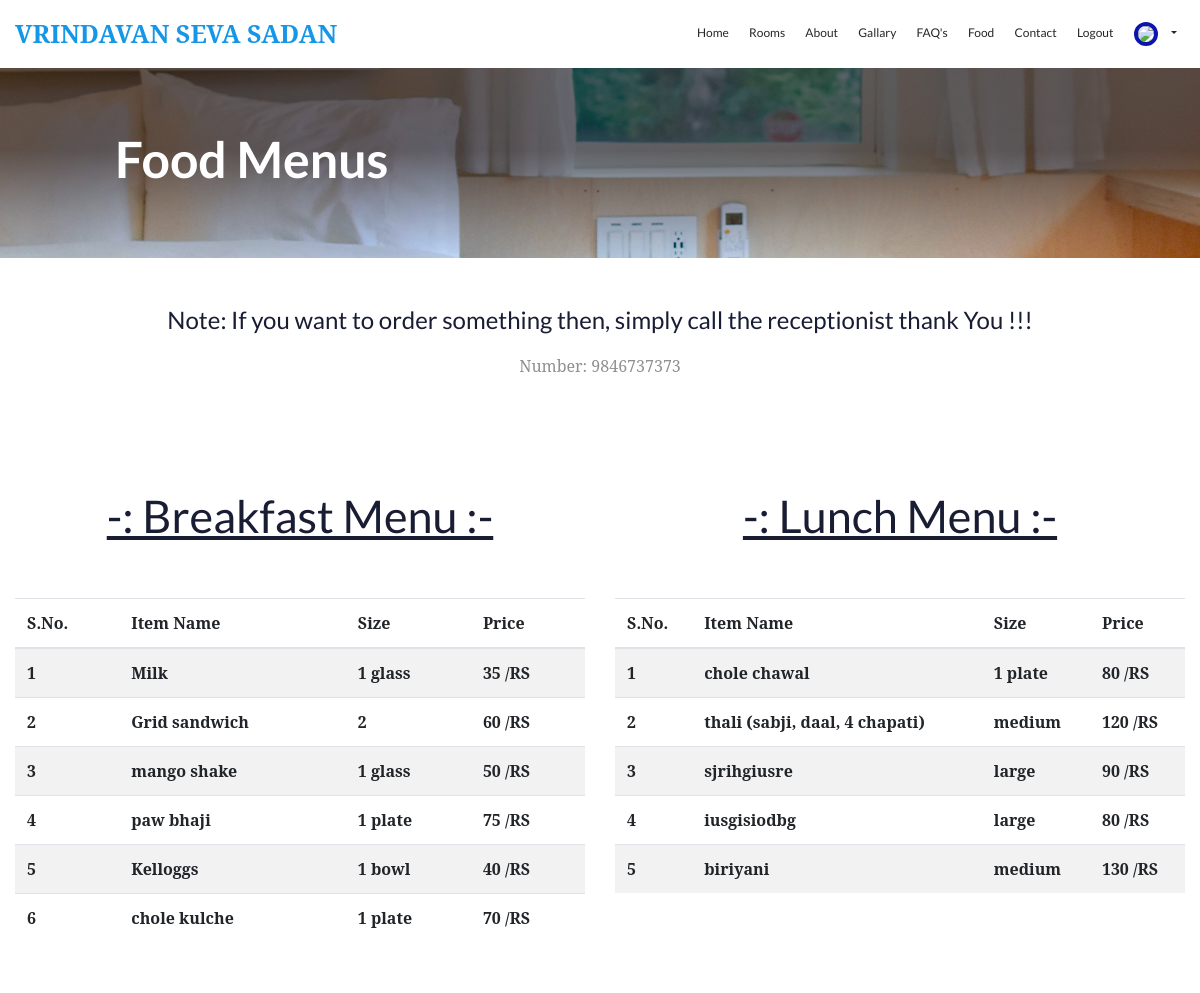
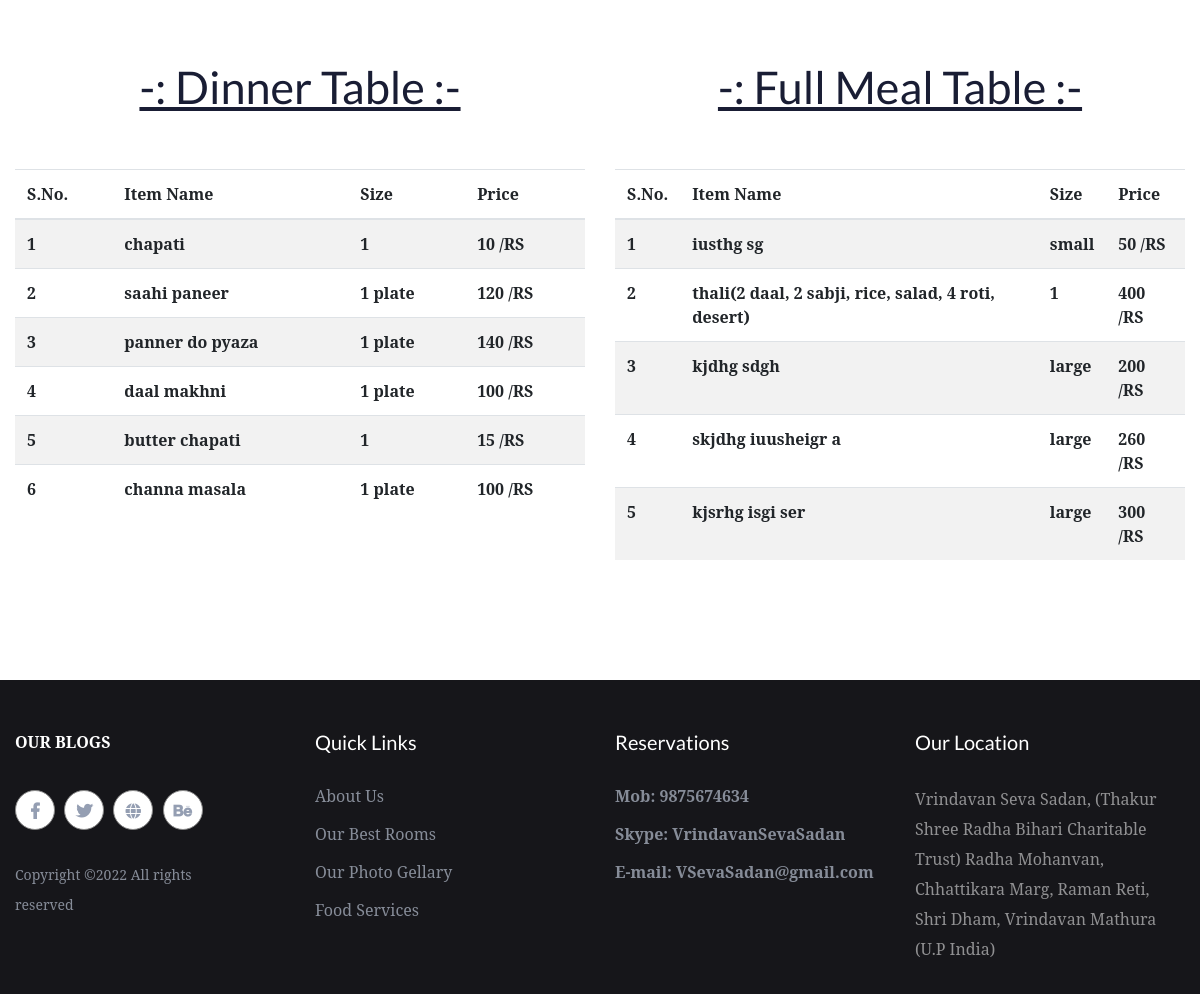
The app's page /foodmenu.php (signed in) with its own data (2 pictures, top to bottom).
### tables this page shows
CREATE TABLE `breakfast` (
  `brakst_id` int(11) NOT NULL,
  `brakst_name` varchar(100) NOT NULL,
  `brakst_size` varchar(100) NOT NULL,
  `brakst_price` varchar(100) NOT NULL
);

CREATE TABLE `lunch` (
  `lunch_id` int(11) NOT NULL,
  `lunch_name` varchar(100) NOT NULL,
  `lunch_size` varchar(100) NOT NULL,
  `lunch_price` varchar(100) NOT NULL
);

CREATE TABLE `dinner` (
  `dinner_id` int(11) NOT NULL,
  `dinner_name` varchar(100) NOT NULL,
  `dinner_size` varchar(100) NOT NULL,
  `dinner_price` varchar(100) NOT NULL
);

CREATE TABLE `fullmeal` (
  `fullmeal_id` int(11) NOT NULL,
  `fullmeal_name` varchar(100) NOT NULL,
  `fullmeal_size` varchar(100) NOT NULL,
  `fullmeal_price` varchar(100) NOT NULL
);

### foodmenu.php (the view, shortened to what this page needs)
<!doctype html>
<html class="no-js" lang="zxx">
    <head>
        <link rel="stylesheet" href="assets/css/bootstrap.min.css">
        <link rel="stylesheet" href="assets/css/owl.carousel.min.css">
        <link rel="stylesheet" href="assets/css/gijgo.css">
        <link rel="stylesheet" href="assets/css/slicknav.css">
        <link rel="stylesheet" href="assets/css/animate.min.css">
        <link rel="stylesheet" href="assets/css/magnific-popup.css">
        <link rel="stylesheet" href="assets/css/fontawesome-all.min.css">
        <link rel="stylesheet" href="assets/css/themify-icons.css">
        <link rel="stylesheet" href="assets/css/themify-icons.css">
        <link rel="stylesheet" href="assets/css/slick.css">
        <link rel="stylesheet" href="assets/css/nice-select.css">
        <link rel="stylesheet" href="assets/css/style.css">
        <link rel="stylesheet" href="assets/css/responsive.css">
   </head>
   <body>
    <div id="preloader-active">
        <div class="preloader d-flex align-items-center justify-content-center">
            <div class="preloader-inner position-relative">
                <div class="preloader-img pere-text">
                    <strong>Hotel</b>
                </div>
            </div>
        </div>
    </div>
    <header>
       <div class="header-area header-sticky">
            <div class="main-header">
                <div class="container">
                    <div class="row align-items-center">
                        <div class="col-xl-4 col-lg-4">
                            <div class="logo">
                               <a href="index.html" style="font-size: 25px;">VRINDAVAN SEVA SADAN</a>
                            </div>
                        </div>
                    <div class="col-xl-8 col-lg-8">
                            <div class="main-menu f-right d-none d-lg-block">
                                <nav>
                                    <ul id="navigation">
                                        <li><a href="index.php">Home</a></li>
                                        <li><a href="rooms.php">Rooms</a></li>
                                        <li><a href="about.php">About</a></li>
                                        <li><a href="galary.php">Gallary</a></li>
                                        <li><a href="faqs.php">FAQ's</a></li>
                                        <li><a href="foodmenu.php">Food</a></li>
                                        <li><a href="contact.php">Contact</a></li>
                                        <?php
                                        if (isset($_SESSION['uname'])) {
                                         ?>
                                            <li><a href='logout.php'>Logout</a></li>
                                            <li><div class='dropdown'>
                                                <a href='' class='dropdown-toggle' data-toggle='dropdown'>
                                                    <?php
                                                    if ($_SESSION["uimg"] == "") {
                                                        echo "<img src='userSection/image/profile.jpg' style='border: 4px solid #0c14b0; border-radius: 50%; height: 50px;' class='mr-2'>";
                                                    }else{ ?>
                                                        <img src='userSection/image/<?php echo $_SESSION["uimg"]; ?>' style='border: 4px solid #0c14b0; border-radius: 50%; height: 50px;' class='mr-2'><?php
                                                    }
                                                     ?>
                                            </a></div></li>
                                            <?php
                                        }else{ ?>
                                            <li><a href='login.php'>Login</a></li>
                                            <li><a href='newAccount.php'>Register</a></li>
                                            <?php
                                        }
                                         ?>
                                    </ul>
                                </nav>
                            </div>
                        </div>
                    </div>
                </div>
            </div>
       </div>
    </header>
    <div class="slider-area">
        <div class="single-slider hero-overly slider-height2 d-flex align-items-center" data-background="assets/img/hero/contact_hero.jpg" >
            <div class="container">
                <div class="row ">
                    <div class="col-md-11 offset-xl-1 offset-lg-1 offset-md-1">
                        <div class="hero-caption">
                            <h2>Food Menus</h2>
                        </div>
                    </div>
                </div>
            </div>
        </div>
    </div>
    <main>
        <h3 class="mt-5 text-center">Note: If you want to order something then, simply call the receptionist thank You !!!</h3>
        <p class="mt-3 text-center">Number: 9846737373</p>
        <div class="container">
          <div class="row">
            <div class="col-lg-6 col-md-6 col-sm-12">
              <h4 class="text-center" style="font-size: 45px;text-decoration: underline;margin-top: 95px;margin-bottom: 55px;">-: Breakfast Menu :-</h4>
              <?php
              include 'admin/DataBaseConnection.php';
              $sql1 = "SELECT * FROM `breakfast`";
              $result1 = mysqli_query($con,$sql1); ?>
              <table class="table table-striped" style="margin-top: 40px">
                <thead>
                  <tr>
                    <th>S.No.</th>
                    <th>Item Name</th>
                    <th>Size</th>
                    <th>Price</th>
                  </tr>
                </thead>
                <tbody>
                <?php
                  $count = 0;
                  if (mysqli_num_rows($result1) >= 1) {
                  while ($row = mysqli_fetch_array($result1)) {
                  $count = $count + 1;
                  ?>
                  <tr>
                    <td><?php echo $count; ?></td>
                    <td><?php echo $row['brakst_name']; ?></td>
                    <td><?php echo $row['brakst_size']; ?></td>
                    <td><?php echo $row['brakst_price']; ?> /RS</td>
                  </tr>
                  <?php }} ?>
                </tbody>
              </table>
            </div>
            <div class="col-lg-6 col-md-6 col-sm-12">
              <h4 class="text-center" style="font-size: 45px;text-decoration: underline;margin-top: 95px;margin-bottom: 55px;">-: Lunch Menu :-</h4>
              <table class="table table-striped" style="margin-top: 40px">
                <?php
                  $sql2 = "SELECT * FROM `lunch`";
                  $result2 = mysqli_query($con,$sql2); ?>
                <thead>
                  <tr>
                    <th>S.No.</th>
                    <th>Item Name</th>
                    <th>Size</th>
                    <th>Price</th>
                  </tr>
                </thead>
                <tbody>
                    <?php
                      $count1 = 0;
                      if (mysqli_num_rows($result2) >= 1) {
                      while ($row = mysqli_fetch_array($result2)) {
                      $count1 = $count1 + 1;
                      ?>
                  <tr>
                    <td><?php echo $count1; ?></td>
                    <td><?php echo $row['lunch_name']; ?></td>
                    <td><?php echo $row['lunch_size']; ?></td>
                    <td><?php echo $row['lunch_price']; ?> /RS</td>
                  </tr>
                  <?php }} ?>
                </tbody>
              </table>
            </div>
          </div>
          <div class="row">
            <div class="col-lg-6 col-md-6 col-sm-12">
              <h4 class="text-center" style="font-size: 45px;text-decoration: underline;margin-top: 95px;margin-bottom: 55px;">-: Dinner Table :-</h4>
              <table class="table table-striped" style="margin-top: 40px; margin-bottom: 120px;">
                <?php
                  $sql3 = "SELECT * FROM `dinner`";
                  $result3 = mysqli_query($con,$sql3); ?>
                <thead>
                  <tr>
                    <th>S.No.</th>
                    <th>Item Name</th>
                    <th>Size</th>
                    <th>Price</th>
                  </tr>
                </thead>
                <tbody>
                    <?php
                      $count3 = 0;
                      if (mysqli_num_rows($result3) >= 1) {
                      while ($row = mysqli_fetch_array($result3)) {
                      $count3 = $count3 + 1;
                      ?>
                  <tr>
                    <td><?php echo $count3; ?></td>
                    <td><?php echo $row['dinner_name']; ?></td>
                    <td><?php echo $row['dinner_size']; ?></td>
                    <td><?php echo $row['dinner_price']; ?> /RS</td>
                  </tr>
                  <?php }} ?>
                </tbody>
              </table>
            </div>
            <div class="col-lg-6 col-md-6 col-sm-12">
              <h4 class="text-center" style="font-size: 45px;text-decoration: underline;margin-top: 95px;margin-bottom: 55px;">-: Full Meal Table :-</h4>
              <table class="table table-striped" style="margin-top: 40px; margin-bottom: 120px;">
                <?php
                  $sql4 = "SELECT * FROM `fullmeal`";
                  $result4 = mysqli_query($con,$sql4); ?>
                <thead>
                  <tr>
                    <th>S.No.</th>
                    <th>Item Name</th>
                    <th>Size</th>
                    <th>Price</th>
                  </tr>
                </thead>
                <tbody>
                    <?php
                      $count4 = 0;
                      if (mysqli_num_rows($result4) >= 1) {
                      while ($row = mysqli_fetch_array($result4)) {
                      $count4 = $count4 + 1;
                      ?>
                  <tr>
                    <td><?php echo $count4; ?></td>
                    <td><?php echo $row['fullmeal_name']; ?></td>
                    <td><?php echo $row['fullmeal_size']; ?></td>
                    <td><?php echo $row['fullmeal_price']; ?> /RS</td>
                  <?php }} ?>
                </tbody>
              </table>
            </div>
          </div>
        </div>
    </main>
    <footer>
        <div class="footer-area black-bg pt-50">
            <div class="container-fluid">
                <div class="row d-flex justify-content-between">
                    <div class="col-xl-3 col-lg-3 col-md-4 col-sm-6">
                       <div class="single-footer-caption mb-30">
                          <div class="footer-logo" style=" margin-bottom: 36px;">
                            <a href="index.html" style="color: white;">OUR BLOGS</a>
                          </div>
                          <div class="footer-social footer-social2">
                              <a href="#" style="border-radius: 50%"><i class="fab fa-facebook-f"></i></a>
                              <a href="#" style="border-radius: 50%"><i class="fab fa-twitter"></i></a>
                              <a href="#" style="border-radius: 50%"><i class="fas fa-globe"></i></a>
                              <a href="#" style="border-radius: 50%"><i class="fab fa-behance"></i></a>
                          </div>
                          <div class="footer-pera">
                               <p>Copyright &copy;<script>document.write(new Date().getFullYear());</script> All rights reserved</p>
                          </div>
                       </div>
                    </div>
                    <div class="col-xl-3 col-lg-3 col-md-3 col-sm-5">
                        <div class="single-footer-caption mb-30">
                            <div class="footer-tittle">
                                <h4>Quick Links</h4>
                                <ul>
                                    <li><a href="about.php">About Us</a></li>
                                    <li><a href="rooms.php">Our Best Rooms</a></li>
                                    <li><a href="galary.php">Our Photo Gellary</a></li>
                                    <li><a href="foodmenu.php">Food Services</a></li>
                                </ul>
                            </div>
                        </div>
                    </div>
                    <div class="col-xl-3 col-lg-3 col-md-3 col-sm-3">
                        <div class="single-footer-caption mb-30">
                            <div class="footer-tittle">
                                <h4>Reservations</h4>
                                <ul>
                                    <li>Mob: 9875674634</li>
                                    <li>Skype: VrindavanSevaSadan</li>
                                    <li>E-mail: VSevaSadan@gmail.com</li>
                                </ul>
                            </div>
                        </div>
                    </div>
                    <div class="col-xl-3 col-lg-3 col-md-4  col-sm-5">
                        <div class="single-footer-caption mb-30">
                            <div class="footer-tittle">
                                <h4>Our Location</h4>
                                <p>Vrindavan Seva Sadan, (Thakur Shree Radha Bihari Charitable Trust) Radha Mohanvan, Chhattikara Marg, Raman Reti, Shri Dham, Vrindavan Mathura (U.P India)</p>
                            </div>
                        </div>
                    </div>
                </div>
            </div>
        </div>
    </footer>
    </body>
</html>

### records on screen
breakfast: brakst_name "Milk", brakst_size "1 glass", brakst_price "35"
breakfast: brakst_name "Grid sandwich", brakst_size "2", brakst_price "60"
breakfast: brakst_name "mango shake", brakst_size "1 glass", brakst_price "50"
breakfast: brakst_name "paw bhaji", brakst_size "1 plate", brakst_price "75"
breakfast: brakst_name "Kelloggs", brakst_size "1 bowl", brakst_price "40"
breakfast: brakst_name "chole kulche", brakst_size "1 plate", brakst_price "70"
lunch: lunch_name "chole chawal", lunch_size "1 plate", lunch_price "80"
lunch: lunch_name "thali (sabji, daal, 4 chapati)", lunch_size "medium", lunch_price "120"
lunch: lunch_name "sjrihgiusre", lunch_size "large", lunch_price "90"
lunch: lunch_name "iusgisiodbg", lunch_size "large", lunch_price "80"
lunch: lunch_name "biriyani", lunch_size "medium", lunch_price "130"
dinner: dinner_name "chapati", dinner_size "1", dinner_price "10"
dinner: dinner_name "saahi paneer", dinner_size "1 plate", dinner_price "120"
dinner: dinner_name "panner do pyaza", dinner_size "1 plate", dinner_price "140"
dinner: dinner_name "daal makhni", dinner_size "1 plate", dinner_price "100"
dinner: dinner_name "butter chapati", dinner_size "1", dinner_price "15"
dinner: dinner_name "channa masala", dinner_size "1 plate", dinner_price "100"
fullmeal: fullmeal_name "iusthg sg", fullmeal_size "small", fullmeal_price "50"
fullmeal: fullmeal_name "thali(2 daal, 2 sabji, rice, salad, 4 roti, desert)", fullmeal_size "1", fullmeal_price "400"
fullmeal: fullmeal_name "kjdhg sdgh", fullmeal_size "large", fullmeal_price "200"
fullmeal: fullmeal_name "skjdhg iuusheigr a", fullmeal_size "large", fullmeal_price "260"
fullmeal: fullmeal_name "kjsrhg isgi ser", fullmeal_size "large", fullmeal_price "300"
